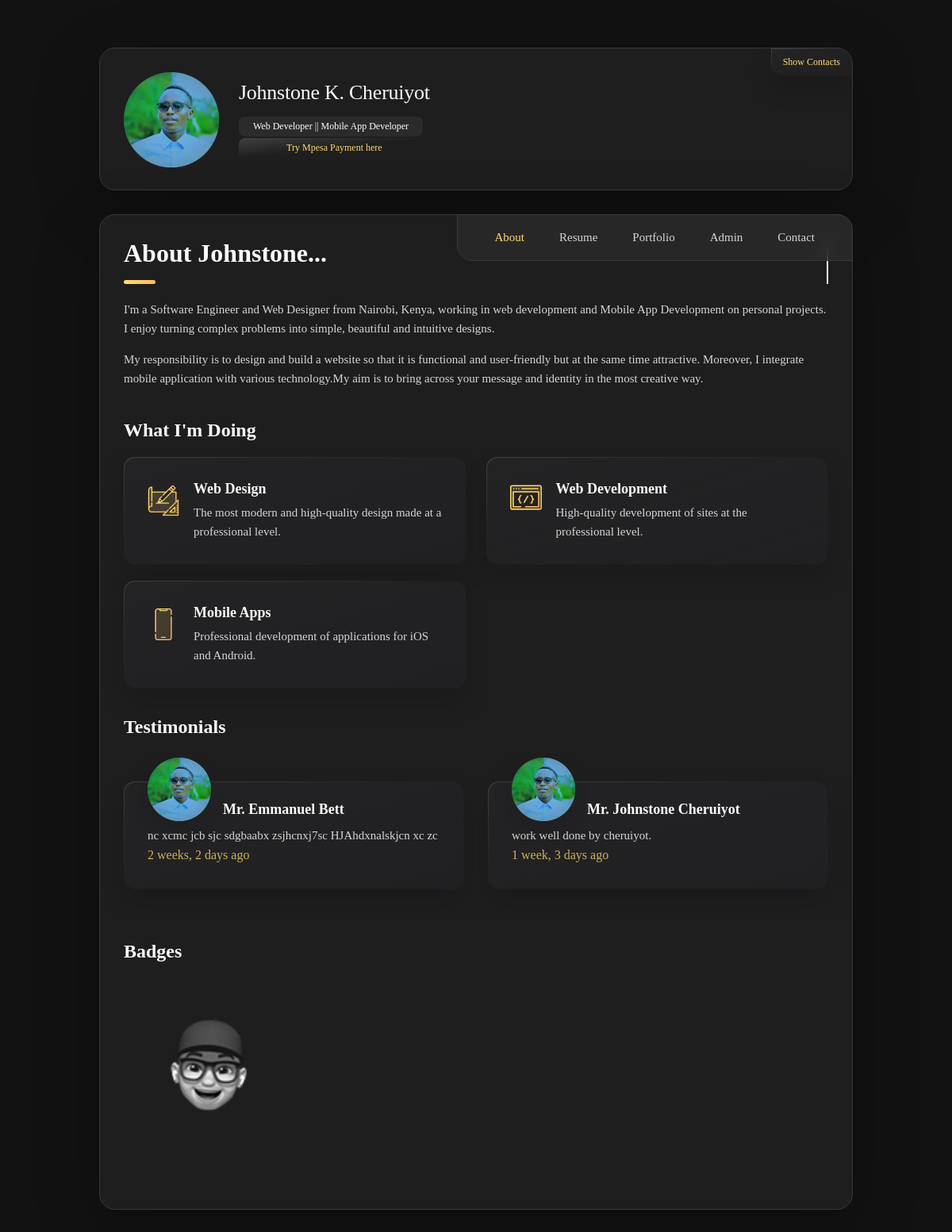
The page / on the database its author committed.
### portfolioapp/models.py (models this page shows, shortened)
class Testimonial(models.Model):
    testimonial_name = models.CharField(max_length=250)
    testimonial_image = models.ImageField(blank=True, null=True,upload_to='testimonials/images', default="logo.png")
    testimonial_text = models.TextField(blank=False, null = False)
    date_added = models.DateTimeField(default=timezone.now)

class Badge(models.Model):
    badge_url = models.URLField(max_length=2000, default="https://github.com/jonie20")
    badge_image = models.ImageField(blank=True, null=True,upload_to='Badges/images', default="default_project.jpg")

### portfolioapp/views.py (the view)
# urls.py: 2. Add a URL to urlpatterns:  path('', views.home, name='home')
def home(request):
    testimony=Testimonial.objects.all()
    education = Education.objects.all().order_by('-id')
    experience = Experience.objects.all().order_by('-id')
    project = Projects.objects.all()
    skills = Skills.objects.all()
    badge = Badge.objects.all()
    context = {
        'education': education,
        'testimony': testimony,
        'project':project,
        'experience': experience,
        'skill': skills,
        'badge' : badge,
    }
    return render(request,"index.html",context)

### portfolioapp/templates/index.html (shortened to what this page needs)
{% extends "base.html" %}
{% load humanize %}
{% load static %}
{% block content %}
    <div class="main-content">
      <nav class="navbar">
        <ul class="navbar-list">
          <li class="navbar-item">
            <button class="navbar-link  active" data-nav-link>About</button>
          </li>
          <li class="navbar-item">
            <button class="navbar-link" data-nav-link>Resume</button>
          </li>
          <li class="navbar-item">
            <button class="navbar-link" data-nav-link>Portfolio</button>
          </li>
          <li class="navbar-item">
            <a class="navbar-link" href="{% url 'portfolioapp:admin-panel' %}">
              Admin
            </a>
          </li>
          <li class="navbar-item">
            <button class="navbar-link" data-nav-link>Contact</button>
          </li>
        </ul>
      </nav>
      <article class="about  active" data-page="about">
        <header>
          <h2 class="h2 article-title typewriter">About johnstone...</h2>
        </header>
        <section class="about-text">
          <p>
            I'm a Software Engineer and Web Designer from Nairobi, Kenya, working in web development and Mobile App Development on personal projects.
            I enjoy
            turning complex problems into simple, beautiful and intuitive designs.
          </p>
          <p>
            My responsibility is to design and build a website so that it is functional and user-friendly but at the same time attractive.
            Moreover, I integrate mobile application with various technology.My aim is to bring
            across your
            message and identity in the most creative way.
          </p>
        </section>
        <section class="service">
          <h3 class="h3 service-title">What i'm doing</h3>
          <ul class="service-list">
            <li class="service-item">
              <div class="service-icon-box">
                <img src="{% static 'images/icon-design.svg' %}" alt="design icon" width="40">
              </div>
              <div class="service-content-box">
                <h4 class="h4 service-item-title">Web design</h4>
                <p class="service-item-text">
                  The most modern and high-quality design made at a professional level.
                </p>
              </div>
            </li>
            <li class="service-item">
              <div class="service-icon-box">
                <img src="{% static 'images/icon-dev.svg' %}" alt="Web development icon" width="40">
              </div>
              <div class="service-content-box">
                <h4 class="h4 service-item-title">Web development</h4>
                <p class="service-item-text">
                  High-quality development of sites at the professional level.
                </p>
              </div>
            </li>
            <li class="service-item">
              <div class="service-icon-box">
                <img src="{% static 'images/icon-app.svg' %}" alt="mobile app icon" width="40">
              </div>
              <div class="service-content-box">
                <h4 class="h4 service-item-title">Mobile apps</h4>
                <p class="service-item-text">
                  Professional development of applications for iOS and Android.
                </p>
              </div>
            </li>
          </ul>
        </section>
        <section class="testimonials">
          <h3 class="h3 testimonials-title">Testimonials</h3>
          <ul class="testimonials-list has-scrollbar">
            {% for t in testimony %}
            <li class="testimonials-item">
              <div class="content-card" data-testimonials-item>
                <figure class="testimonials-avatar-box">
                  <img src="{% if t.testimonial_image %}{{ t.testimonial_image.url }}{% else %}{{ MEDIA_URL}}/static/images/avatar.jpg{% endif %}" alt="{{t.testimonial_name}}" width="60" data-testimonials-avatar>
                </figure>
                <h4 class="h4 testimonials-item-title" data-testimonials-title>{{t.testimonial_name}}</h4>
                <div class="testimonials-text" data-testimonials-text>
                  <p>
                    {{t.testimonial_text}}
                  </p>
                </div>
                <span>{{t.date_added|naturaltime }}</span>
              </div>
            </li>
            {% endfor %}
          </ul>
        </section>
        <section class="clients">
          <h3 class="h3 clients-title">Badges</h3>
          <ul class="clients-list has-scrollbar">
            {% for b in badge %}
            <li class="clients-item">
              <a href="{{b.badge_url}}">
                <img src="{% if b.badge_image %}{{ b.badge_image.url }}{% else %}{{ MEDIA_URL}}/static/images/avatar.jpg{% endif %}" alt="badge logo">
              </a>
            </li>
            {% endfor %}
          </ul>
        </section>
      </article>
    </div>
  </main>
{% endblock content %}

### portfolioapp/templates/base.html (shortened to what this page needs)
{% load static %}
{% load humanize %}
<!DOCTYPE html>
<html lang="en">
<head>
  <link rel="stylesheet" href="{% static 'css/style.css' %}">
</head>
<body>
    <main>
      <aside class="sidebar" data-sidebar>
        <div class="sidebar-info">
          <figure class="avatar-box">
            <img src="{% static 'images/admin.png' %}" alt="Johnstone Cheruiyot" width="80">
          </figure>
          <div class="info-content">
            <h1 class="name" title="Johnstone">Johnstone K. Cheruiyot</h1>
            <p class="title">Web Developer || Mobile App Developer</p>
            <a href="{% url 'portfolioapp:pay' %}" class="title2">Try Mpesa Payment here</a>
          </div>
          <button class="info_more-btn" data-sidebar-btn>
            <span>Show Contacts</span>
          </button>
        </div>
      </aside>
  {% block content %} {% endblock content %}
</body>
</html>

### rows shown on the page
Testimonial: testimonial_image (picture), testimonial_name "Mr. Emmanuel Bett", testimonial_text "nc xcmc jcb sjc sdgbaabx zsjhcnxj7sc HJAhdxnalskjcn xc zc", date_added "2 weeks, 2 days ago"
Testimonial: testimonial_image (picture), testimonial_name "Mr. Johnstone Cheruiyot", testimonial_text "work well done by cheruiyot.", date_added "1 week, 3 days ago"
Badge: badge_image (picture)
